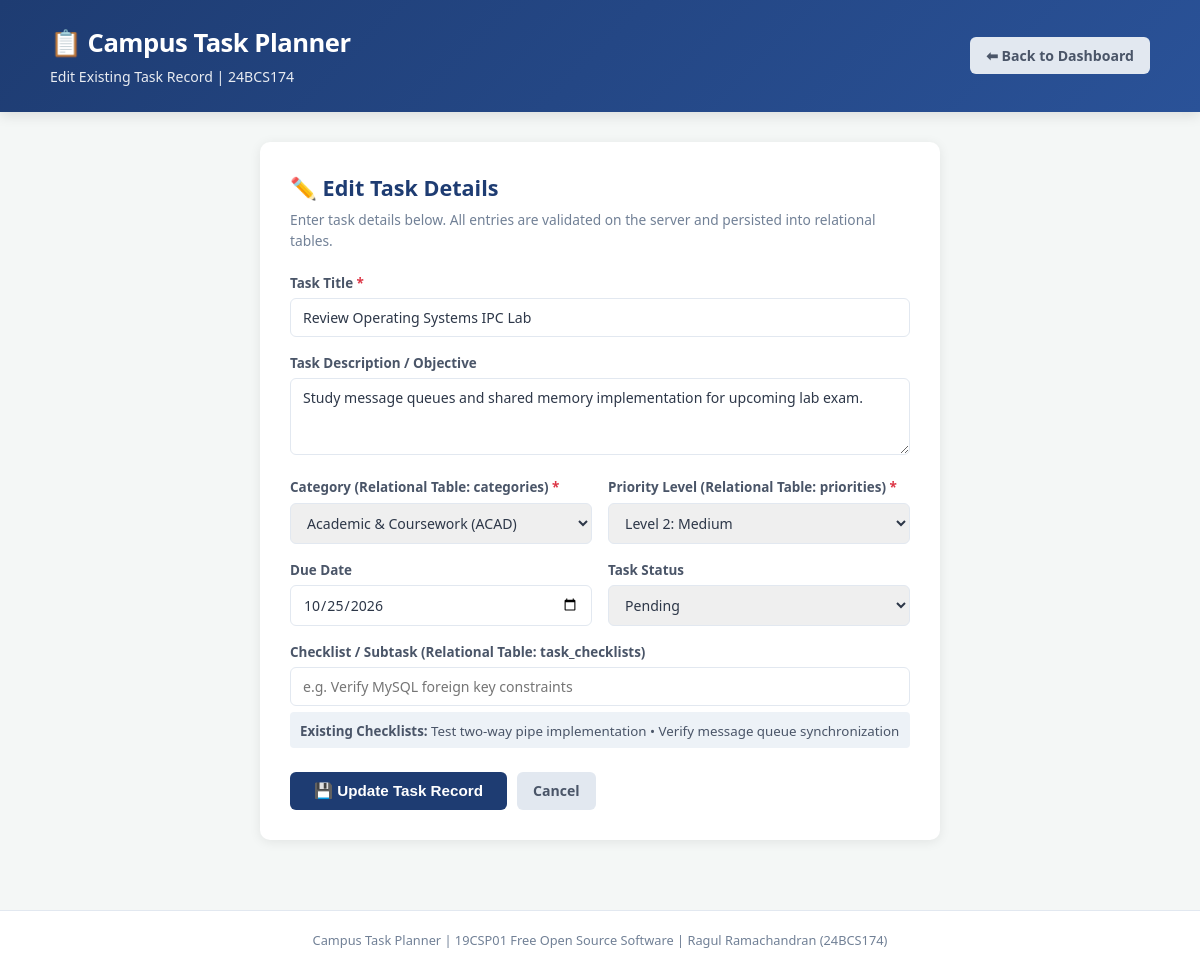
The app's page /task_form.php?id=2 with its own data.
### tables this page shows
CREATE TABLE IF NOT EXISTS tasks (
    task_id         INT AUTO_INCREMENT PRIMARY KEY,
    task_title      VARCHAR(150) NOT NULL,
    description     TEXT,
    due_date        DATE         NULL,
    task_status     ENUM('Pending', 'In Progress', 'Completed') NOT NULL DEFAULT 'Pending',
    category_id     INT          NOT NULL,
    priority_id     INT          NOT NULL,
    created_at      TIMESTAMP    DEFAULT CURRENT_TIMESTAMP,
    FOREIGN KEY (category_id) REFERENCES categories(category_id) ON DELETE CASCADE,
    FOREIGN KEY (priority_id) REFERENCES priorities(priority_id) ON DELETE RESTRICT
);

CREATE TABLE IF NOT EXISTS categories (
    category_id     INT AUTO_INCREMENT PRIMARY KEY,
    category_code   VARCHAR(15)  NOT NULL UNIQUE,
    category_name   VARCHAR(60)  NOT NULL,
    description     VARCHAR(150)
);

### task_form.php (the view, shortened to what this page needs)
<?php
require_once "db.php";
$id = isset($_GET["id"]) ? (int)$_GET["id"] : 0;
$editing = $id > 0;
$task = [
    "task_title"   => "",
    "description"  => "",
    "due_date"     => "",
    "task_status"  => "Pending",
    "category_id"  => 1,
    "priority_id"  => 2
];
$subtasks = [];
if ($editing) {
    $stmt = $conn->prepare("SELECT * FROM tasks WHERE task_id = ?");
    $stmt->bind_param("i", $id);
    $stmt->execute();
    $task_res = $stmt->get_result()->fetch_assoc();
    $task = $task_res;
    $stmt_st = $conn->prepare("SELECT * FROM task_checklists WHERE task_id = ? ORDER BY checklist_id ASC");
    $stmt_st->bind_param("i", $id);
    $stmt_st->execute();
    $subtasks_res = $stmt_st->get_result();
    while ($st = $subtasks_res->fetch_assoc()) {
        $subtasks[] = $st["item_title"];
    }
}
$categories = $conn->query("SELECT * FROM categories ORDER BY category_name ASC");
$priorities = $conn->query("SELECT * FROM priorities ORDER BY priority_level ASC");
?>
<!DOCTYPE html>
<html lang="en">
<head>
    <link rel="stylesheet" href="style.css">
</head>
<body>
<header class="app-header">
    <div class="header-container">
        <div class="brand">
            <h1>📋 Campus Task Planner</h1>
            <p class="subtitle"><?= $editing ? "Edit Existing Task Record" : "Create New Relational Task" ?> | 24BCS174</p>
        </div>
        <div>
            <a href="index.php" class="btn btn-clear">⬅ Back to Dashboard</a>
        </div>
    </div>
</header>
<main class="container">
    <div class="form-container">
        <h2><?= $editing ? "✏️ Edit Task Details" : "➕ Add New Task Record" ?></h2>
        <p class="form-lead">Enter task details below. All entries are validated on the server and persisted into relational tables.</p>
        <form method="POST" action="task_form.php<?= $editing ? '?id=' . $id : '' ?>" class="crud-form">
            <div class="form-group">
                <label for="task_title">Task Title <span class="required">*</span></label>
                <input type="text" id="task_title" name="task_title" value="<?= htmlspecialchars($task['task_title']) ?>" placeholder="e.g. Complete FOSS Assignment 3 Report" required>
            </div>
            <div class="form-group">
                <label for="description">Task Description / Objective</label>
                <textarea id="description" name="description" rows="3" placeholder="Provide additional task specifications or lab requirements..."><?= htmlspecialchars($task['description'] ?? '') ?></textarea>
            </div>
            <div class="form-row">
                <div class="form-group col-half">
                    <label for="category_id">Category (Relational Table: categories) <span class="required">*</span></label>
                    <select id="category_id" name="category_id" required>
                        <?php while ($cat = $categories->fetch_assoc()): ?>
                            <option value="<?= $cat['category_id'] ?>" <?= $task['category_id'] == $cat['category_id'] ? 'selected' : '' ?>>
                                <?= htmlspecialchars($cat['category_name']) ?> (<?= htmlspecialchars($cat['category_code']) ?>)
                            </option>
                        <?php endwhile; ?>
                    </select>
                </div>
                <div class="form-group col-half">
                    <label for="priority_id">Priority Level (Relational Table: priorities) <span class="required">*</span></label>
                    <select id="priority_id" name="priority_id" required>
                        <?php while ($p = $priorities->fetch_assoc()): ?>
                            <option value="<?= $p['priority_id'] ?>" <?= $task['priority_id'] == $p['priority_id'] ? 'selected' : '' ?>>
                                Level <?= $p['priority_level'] ?>: <?= htmlspecialchars($p['priority_label']) ?>
                            </option>
                        <?php endwhile; ?>
                    </select>
                </div>
            </div>
            <div class="form-row">
                <div class="form-group col-half">
                    <label for="due_date">Due Date</label>
                    <input type="date" id="due_date" name="due_date" value="<?= htmlspecialchars($task['due_date'] ?? '') ?>">
                </div>
                <div class="form-group col-half">
                    <label for="task_status">Task Status</label>
                    <select id="task_status" name="task_status">
                        <option value="Pending" <?= $task['task_status'] === 'Pending' ? 'selected' : '' ?>>Pending</option>
                    </select>
                </div>
            </div>
            <div class="form-group">
                <label for="new_subtask">Checklist / Subtask (Relational Table: task_checklists)</label>
                <input type="text" id="new_subtask" name="new_subtask" placeholder="e.g. Verify MySQL foreign key constraints">
                <?php if (!empty($subtasks)): ?>
                    <div class="existing-subtasks">
                        <small><strong>Existing Checklists:</strong> <?= htmlspecialchars(implode(" • ", $subtasks)) ?></small>
                    </div>
                <?php endif; ?>
            </div>
            <div class="form-actions">
                <button type="submit" class="btn btn-save"><?= $editing ? "💾 Update Task Record" : "💾 Save Task" ?></button>
                <a href="index.php" class="btn btn-clear">Cancel</a>
            </div>
        </form>
    </div>
</main>
<footer class="app-footer">
    <p>Campus Task Planner | 19CSP01 Free Open Source Software | Ragul Ramachandran (24BCS174)</p>
</footer>
</body>
</html>

### style.css (style rules this page uses)
:root { --primary: #1e3c72; --primary-dark: #122444; --secondary: #2a5298; --success: #28a745; --warning: #fd7e14; --danger: #dc3545; --info: #17a2b8; --light-bg: #f4f7f6; --card-bg: #ffffff; --text-main: #2d3748; --text-muted: #718096; --border-color: #e2e8f0; }
* { box-sizing: border-box; margin: 0; padding: 0; }
body { font-family: 'Segoe UI', -apple-system, BlinkMacSystemFont, Roboto, Helvetica, Arial, sans-serif; background-color: var(--light-bg); color: var(--text-main); line-height: 1.5; min-height: 100vh; display: flex; flex-direction: column; }
.app-header { background: linear-gradient(135deg, var(--primary) 0%, var(--secondary) 100%); color: #ffffff; padding: 24px 0; box-shadow: 0 4px 12px rgba(0, 0, 0, 0.1); }
.header-container { max-width: 1140px; margin: 0 auto; padding: 0 20px; display: flex; justify-content: space-between; align-items: center; flex-wrap: wrap; gap: 15px; }
.brand h1 { font-size: 1.6rem; font-weight: 700; letter-spacing: -0.5px; }
.brand .subtitle { font-size: 0.88rem; opacity: 0.9; margin-top: 4px; }
.container { max-width: 1140px; margin: 30px auto; padding: 0 20px; flex: 1; }
.btn { display: inline-block; padding: 8px 16px; border-radius: 6px; font-size: 0.88rem; font-weight: 600; text-decoration: none; cursor: pointer; border: none; transition: 0.2s ease; }
.btn-clear { background: #e2e8f0; color: #4a5568; }
.btn-save { background: var(--primary); color: #fff; font-size: 0.95rem; padding: 10px 24px; }
.form-container { background: var(--card-bg); padding: 30px; border-radius: 10px; box-shadow: 0 2px 12px rgba(0, 0, 0, 0.08); max-width: 680px; margin: 0 auto; }
.form-container h2 { color: var(--primary); font-size: 1.35rem; margin-bottom: 6px; }
.form-lead { color: var(--text-muted); font-size: 0.86rem; margin-bottom: 22px; }
.form-group { margin-bottom: 16px; }
.form-row { display: flex; gap: 16px; }
.col-half { flex: 1; }
label { display: block; font-size: 0.84rem; font-weight: 600; color: #4a5568; margin-bottom: 5px; }
.required { color: var(--danger); }
input[type="text"], input[type="date"], select, textarea { width: 100%; padding: 9px 12px; border: 1px solid var(--border-color); border-radius: 6px; font-size: 0.88rem; color: var(--text-main); outline: none; font-family: inherit; }
.existing-subtasks { margin-top: 6px; padding: 6px 10px; background: #edf2f7; border-radius: 4px; color: #4a5568; }
.form-actions { margin-top: 24px; display: flex; gap: 10px; }
.app-footer { text-align: center; padding: 20px; font-size: 0.8rem; color: var(--text-muted); border-top: 1px solid var(--border-color); background: #ffffff; margin-top: 40px; }

### records on screen
tasks: task_title "Review Operating Systems IPC Lab", description "Study message queues and shared memory implementation for upcoming lab exam.", category_id "Academic & Coursework (ACAD)", priority_id "Level 2: Medium", due_date "10/25/2026", task_status "Pending"

### other values on screen
implode(" • ", $subtasks) "Test two-way pipe implementation • Verify message queue synchronization"
